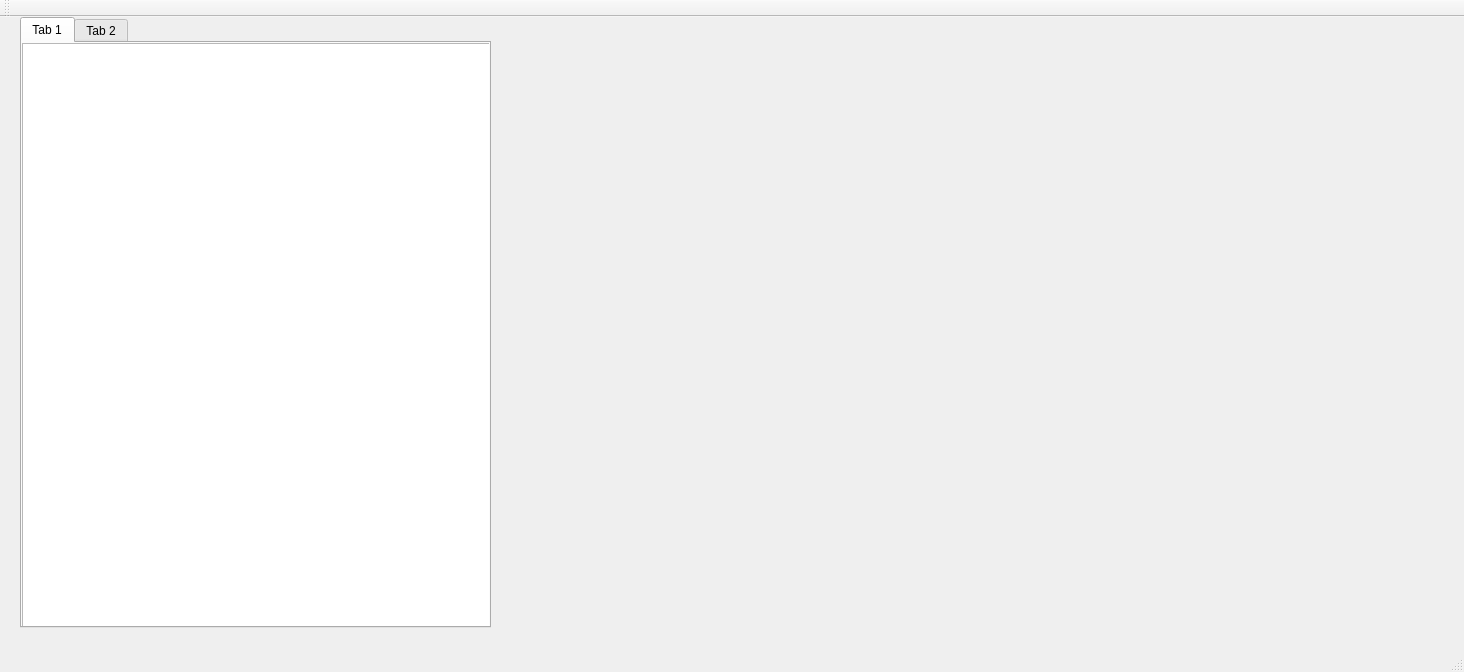
<?xml version="1.0" encoding="UTF-8"?>
<ui version="4.0">
 <class>oGLSceneClass</class>
 <widget class="QMainWindow" name="oGLSceneClass">
  <property name="geometry">
   <rect>
    <x>0</x>
    <y>0</y>
    <width>1464</width>
    <height>672</height>
   </rect>
  </property>
  <property name="windowTitle">
   <string>oGLScene</string>
  </property>
  <widget class="QWidget" name="centralWidget">
   <widget class="QTabWidget" name="tabWidget">
    <property name="geometry">
     <rect>
      <x>20</x>
      <y>0</y>
      <width>471</width>
      <height>611</height>
     </rect>
    </property>
    <property name="currentIndex">
     <number>0</number>
    </property>
    <widget class="QWidget" name="tab">
     <attribute name="title">
      <string>Tab 1</string>
     </attribute>
     <widget class="QTextEdit" name="textEdit">
      <property name="geometry">
       <rect>
        <x>0</x>
        <y>0</y>
        <width>471</width>
        <height>591</height>
       </rect>
      </property>
     </widget>
    </widget>
    <widget class="QWidget" name="tab_2">
     <attribute name="title">
      <string>Tab 2</string>
     </attribute>
     <widget class="QTextEdit" name="textEdit_2">
      <property name="geometry">
       <rect>
        <x>0</x>
        <y>0</y>
        <width>471</width>
        <height>591</height>
       </rect>
      </property>
     </widget>
    </widget>
   </widget>
  </widget>
  <widget class="QMenuBar" name="menuBar">
   <property name="geometry">
    <rect>
     <x>0</x>
     <y>0</y>
     <width>1464</width>
     <height>21</height>
    </rect>
   </property>
  </widget>
  <widget class="QToolBar" name="mainToolBar">
   <attribute name="toolBarArea">
    <enum>TopToolBarArea</enum>
   </attribute>
   <attribute name="toolBarBreak">
    <bool>false</bool>
   </attribute>
  </widget>
  <widget class="QStatusBar" name="statusBar"/>
 </widget>
 <layoutdefault spacing="6" margin="11"/>
 <resources>
  <include location="MainWindows.qrc"/>
 </resources>
 <connections/>
</ui>
